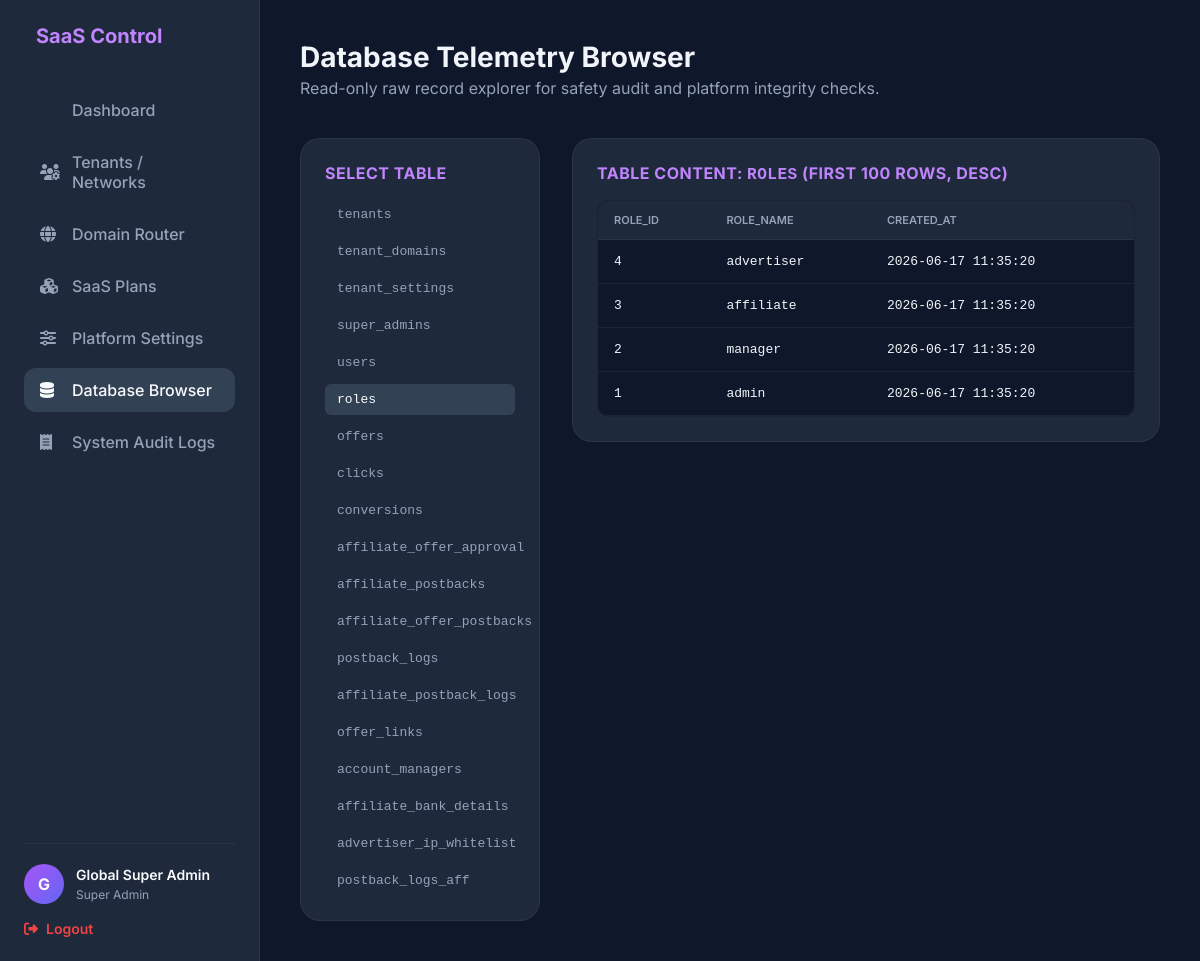
/superadmin/data_browser.php?table=roles (signed in), run on the app's committed database.
### tables this page shows
CREATE TABLE `roles` (
  `role_id` tinyint(3) unsigned NOT NULL AUTO_INCREMENT,
  `role_name` varchar(30) NOT NULL,
  `created_at` timestamp NOT NULL DEFAULT current_timestamp(),
  PRIMARY KEY (`role_id`),
  UNIQUE KEY `role_name` (`role_name`)
);

### app/core/tenant.php (called while the page is built, shortened)
    <?php
class GuardPDO extends PDO {
    #[\ReturnTypeWillChange]
    public function prepare($query, $options = []) {
        return parent::prepare($query, $options);
    }
    #[\ReturnTypeWillChange]
    public function query($query, ...$args) {
        return parent::query($query, ...$args);
    }
}

### superadmin/data_browser.php (the view, shortened to what this page needs)
<?php
require_once __DIR__ . '/../app/config/database.php';
$adminName = $_SESSION['super_auth']['name'] ?? 'Super Admin';
$allowedTables = [
    'tenants', 'tenant_domains', 'tenant_settings', 'super_admins', 'users', 'roles',
    'offers', 'clicks', 'conversions', 'affiliate_offer_approval', 'affiliate_postbacks',
    'affiliate_offer_postbacks', 'postback_logs', 'affiliate_postback_logs', 'offer_links',
    'account_managers', 'affiliate_bank_details', 'advertiser_ip_whitelist', 'postback_logs_aff'
];
$table = $_GET['table'] ?? '';
$columns = [];
$rows = [];
if (!empty($table)) {
    try {
        $colQuery = $pdo->query("SHOW COLUMNS FROM `{$table}`");
        $columns = $colQuery->fetchAll(PDO::FETCH_COLUMN);
        $rowQuery = $pdo->query("SELECT * FROM `{$table}` ORDER BY 1 DESC LIMIT 100");
        $rows = $rowQuery->fetchAll(PDO::FETCH_ASSOC);
    } catch (Exception $e) {
        $error = "Failed to query table data: " . $e->getMessage();
    }
}
?>
<!DOCTYPE html>
<html lang="en">
<head>
    <link rel="stylesheet" href="https://cdnjs.cloudflare.com/ajax/libs/font-awesome/6.4.0/css/all.min.css">
</head>
<body>
    <div class="sidebar">
        <div class="brand">
            <span>SaaS Control</span>
        </div>
        <ul class="nav-menu">
            <li class="nav-item">
                <a href="dashboard.php">
                    <i class="fas fa-grid-2"></i> Dashboard
                </a>
            </li>
            <li class="nav-item">
                <a href="tenants.php">
                    <i class="fas fa-users-gear"></i> Tenants / Networks
                </a>
            </li>
            <li class="nav-item">
                <a href="domains.php">
                    <i class="fas fa-globe"></i> Domain Router
                </a>
            </li>
            <li class="nav-item">
                <a href="plans.php">
                    <i class="fas fa-cubes"></i> SaaS Plans
                </a>
            </li>
            <li class="nav-item">
                <a href="platform_settings.php">
                    <i class="fas fa-sliders"></i> Platform Settings
                </a>
            </li>
            <li class="nav-item active">
                <a href="data_browser.php">
                    <i class="fas fa-database"></i> Database Browser
                </a>
            </li>
            <li class="nav-item">
                <a href="audit_logs.php">
                    <i class="fas fa-receipt"></i> System Audit Logs
                </a>
            </li>
        </ul>
        <div class="sidebar-footer">
            <div class="user-profile">
                <div class="avatar">
                    <?=strtoupper(substr($adminName, 0, 1))?>
                </div>
                <div>
                    <h4 style="font-size: 14px; font-weight: 600;"><?=$adminName?></h4>
                    <span style="font-size: 12px; color: #94a3b8;">Super Admin</span>
                </div>
            </div>
            <a href="../logout.php" class="logout-btn">
                <i class="fas fa-right-from-bracket"></i> Logout
            </a>
        </div>
    </div>
    <div class="content">
        <div class="header">
            <div>
                <h1>Database Telemetry Browser</h1>
                <p>Read-only raw record explorer for safety audit and platform integrity checks.</p>
            </div>
        </div>
        <div class="layout-grid">
            <div class="section-card">
                <h3 class="section-title font-size:12px;">Select Table</h3>
                <ul class="table-list">
                    <?php foreach ($allowedTables as $tName): ?>
                        <li class="table-item <?=$table===$tName?'active':''?>">
                            <a href="data_browser.php?table=<?=$tName?>"><?=$tName?></a>
                        </li>
                    <?php endforeach; ?>
                </ul>
            </div>
            <div class="section-card" style="width: 100%; overflow: hidden;">
                <?php if (empty($table)): ?>
                    <div style="text-align: center; color: #64748b; padding: 60px;">
                        <i class="fas fa-table" style="font-size: 48px; margin-bottom: 20px;"></i>
                        <p>Please select a database table from the sidebar list to inspect rows.</p>
                    </div>
                <?php else: ?>
                    <h3 class="section-title">Table content: <code><?=$table?></code> (First 100 rows, DESC)</h3>
                    <div class="table-wrapper">
                        <table>
                            <thead>
                                <tr>
                                    <?php foreach ($columns as $col): ?>
                                        <th <?=$col==='tenant_id'?'style="color:#c084fc; font-weight:bold;"':''?>><?=htmlspecialchars($col)?></th>
                                    <?php endforeach; ?>
                                </tr>
                            </thead>
                            <tbody>
                                <?php if (empty($rows)): ?>
                                    <tr>
                                        <td colspan="<?=count($columns)?>" style="text-align: center; color: #64748b; padding: 30px;">Table is empty.</td>
                                    </tr>
                                <?php else: ?>
                                    <?php foreach ($rows as $r): ?>
                                        <tr>
                                            <?php foreach ($columns as $col): ?>
                                                <td <?=$col==='tenant_id'?'style="color:#c084fc; font-weight:bold; background-color:rgba(192,132,252,0.05);"':''?>>
                                                    <?php
                                                    if ($r[$col] === null) {
                                                        echo '<em style="color:#64748b;">NULL</em>';
                                                    } else {
                                                        echo htmlspecialchars((string)$r[$col]);
                                                    }
                                                    ?>
                                                </td>
                                            <?php endforeach; ?>
                                        </tr>
                                    <?php endforeach; ?>
                                <?php endif; ?>
                            </tbody>
                        </table>
                    </div>
                <?php endif; ?>
            </div>
        </div>
    </div>
</body>
</html>

### superadmin/data_browser.php (style rules this page uses)
* { margin: 0; padding: 0; box-sizing: border-box; }
body { font-family: 'Inter', sans-serif; background-color: #0f172a; color: #f1f5f9; min-height: 100vh; display: flex; }
.sidebar { width: 260px; background-color: #1e293b; border-right: 1px solid rgba(255, 255, 255, 0.05); display: flex; flex-direction: column; padding: 24px; }
.brand { display: flex; align-items: center; gap: 12px; margin-bottom: 40px; font-weight: 700; font-size: 20px; color: #c084fc; }
.nav-menu { list-style: none; display: flex; flex-direction: column; gap: 8px; }
.nav-item a { display: flex; align-items: center; gap: 12px; padding: 12px 16px; color: #94a3b8; text-decoration: none; border-radius: 12px; font-weight: 500; transition: all 0.2s; }
.nav-item.active a, .nav-item a:hover { background-color: #334155; color: #f8fafc; }
.nav-item a i { width: 20px; }
.sidebar-footer { margin-top: auto; padding-top: 20px; border-top: 1px solid rgba(255, 255, 255, 0.05); }
.user-profile { display: flex; align-items: center; gap: 12px; color: #f8fafc; margin-bottom: 16px; }
.avatar { width: 40px; height: 40px; border-radius: 50%; background: linear-gradient(135deg, #a855f7, #6366f1); display: flex; align-items: center; justify-content: center; font-weight: 700; }
.logout-btn { display: flex; align-items: center; gap: 8px; color: #ef4444; text-decoration: none; font-weight: 600; font-size: 14px; }
.content { flex: 1; padding: 40px; overflow-y: auto; display: flex; flex-direction: column; }
.header { display: flex; justify-content: space-between; align-items: center; margin-bottom: 40px; }
.header h1 { font-size: 28px; font-weight: 700; }
.header p { color: #94a3b8; margin-top: 4px; }
.layout-grid { display: grid; grid-template-columns: 240px 1fr; gap: 32px; flex: 1; }
.section-card { background-color: #1e293b; border: 1px solid rgba(255, 255, 255, 0.05); border-radius: 20px; padding: 24px; height: fit-content; }
.section-title { font-size: 16px; font-weight: 700; margin-bottom: 16px; color: #c084fc; text-transform: uppercase; letter-spacing: 0.5px; }
.table-list { list-style: none; display: flex; flex-direction: column; gap: 6px; }
.table-item a { display: block; padding: 8px 12px; color: #94a3b8; text-decoration: none; font-size: 13px; border-radius: 6px; font-family: monospace; transition: all 0.2s; }
.table-item.active a, .table-item a:hover { background-color: #334155; color: #f8fafc; }
.table-wrapper { overflow-x: auto; max-width: 100%; border-radius: 12px; border: 1px solid rgba(255, 255, 255, 0.05); background-color: #0f172a; }
table { width: 100%; border-collapse: collapse; }
th { text-align: left; padding: 12px 16px; color: #94a3b8; font-weight: 600; font-size: 11px; text-transform: uppercase; border-bottom: 1px solid rgba(255, 255, 255, 0.05); background-color: #1e293b; }
td { padding: 14px 16px; border-bottom: 1px solid rgba(255, 255, 255, 0.05); font-size: 13px; font-family: monospace; white-space: nowrap; max-width: 200px; overflow: hidden; text-overflow: ellipsis; }

### data on the page
roles: role_id "4", role_name "advertiser", created_at "2026-06-17 11:35:20"
roles: role_id "3", role_name "affiliate", created_at "2026-06-17 11:35:20"
roles: role_id "2", role_name "manager", created_at "2026-06-17 11:35:20"
roles: role_id "1", role_name "admin", created_at "2026-06-17 11:35:20"

### other printed values
substr($adminName, 0, 1) "G"
$adminName "Global Super Admin"
$tName "tenants"
$tName "tenant_domains"
$tName "tenant_settings"
$tName "super_admins"
$tName "users"
$tName "roles"
$tName "offers"
$tName "clicks"
$tName "conversions"
$tName "affiliate_offer_approval"
$tName "affiliate_postbacks"
$tName "affiliate_offer_postbacks"
$tName "postback_logs"
